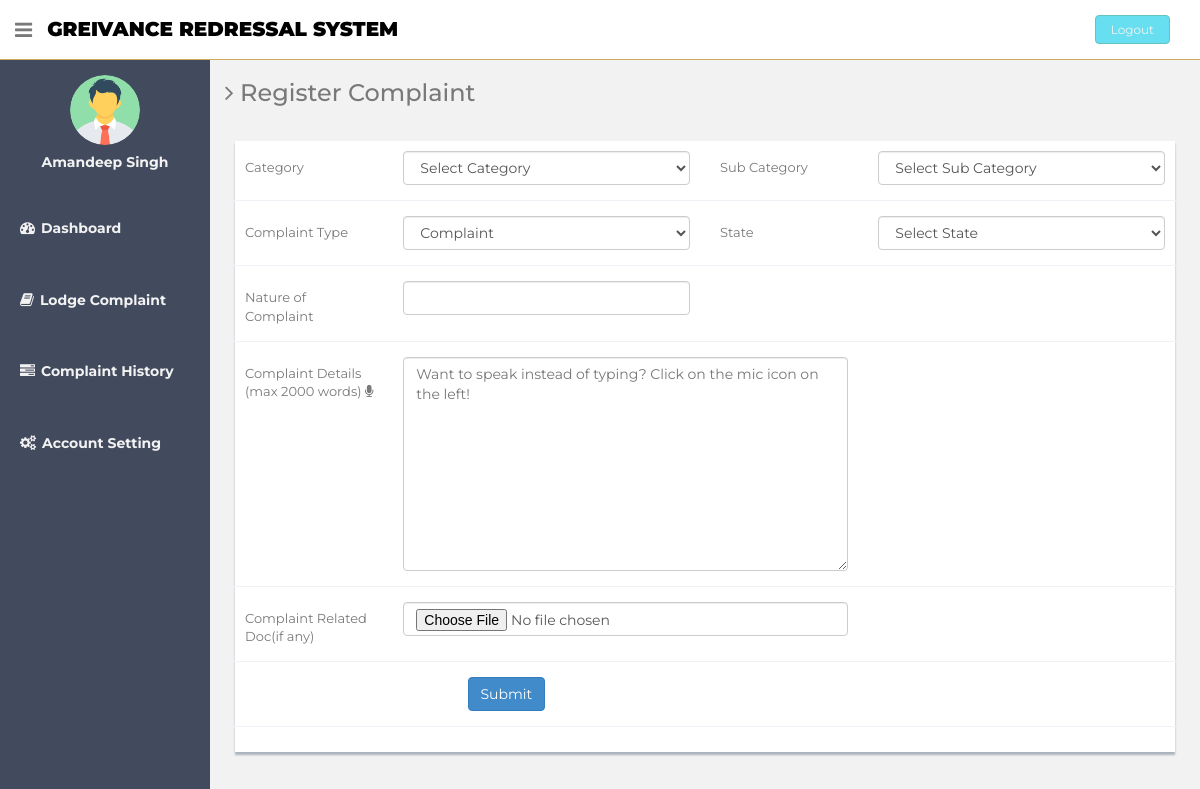
/users/register-complaint.php (signed in), run on the app's committed database.
### tables this page shows
CREATE TABLE `users` (
  `id` int(11) NOT NULL,
  `fullName` varchar(255) DEFAULT NULL,
  `userEmail` varchar(255) DEFAULT NULL,
  `password` varchar(255) DEFAULT NULL,
  `contactNo` bigint(11) DEFAULT NULL,
  `address` tinytext,
  `State` varchar(255) DEFAULT NULL,
  `country` varchar(255) DEFAULT NULL,
  `pincode` int(6) DEFAULT NULL,
  `userImage` varchar(255) DEFAULT NULL,
  `regDate` timestamp NOT NULL DEFAULT CURRENT_TIMESTAMP,
  `updationDate` timestamp NULL DEFAULT '0000-00-00 00:00:00' ON UPDATE CURRENT_TIMESTAMP,
  `status` int(1) DEFAULT NULL
);

### users/register-complaint.php (the view, shortened to what this page needs)
<?php
include('includes/config.php');
if(strlen($_SESSION['login'])==0)
  {
header('location:index.php');
}
else{
?>
<!DOCTYPE html>
<html lang="en">
  <head>
    <link href="assets/css/bootstrap.css" rel="stylesheet">
    <link href="assets/font-awesome/css/font-awesome.css" rel="stylesheet" />
    <link rel="stylesheet" href= "https://cdnjs.cloudflare.com/ajax/libs/font-awesome/4.7.0/css/font-awesome.min.css">
    <link rel="stylesheet" type="text/css" href="assets/js/bootstrap-datepicker/css/datepicker.css" />
    <link rel="stylesheet" type="text/css" href="assets/js/bootstrap-daterangepicker/daterangepicker.css" />
    <link href="assets/css/style.css" rel="stylesheet">
    <link href="assets/css/style-responsive.css" rel="stylesheet">
  </head>
  <body>
  <section id="container" >
     <?php include("includes/header.php");?>
      <?php include("includes/sidebar.php");?>
      <section id="main-content">
          <section class="wrapper">
          	<h3><i class="fa fa-angle-right"></i> Register Complaint</h3>
          	<div class="row mt">
          		<div class="col-lg-12">
                  <div class="form-panel">
                      <form class="form-horizontal style-form" method="post" name="complaint" enctype="multipart/form-data" >
<div class="form-group">
<label class="col-sm-2 col-sm-2 control-label">Category</label>
<div class="col-sm-4">
<select name="category" id="category" class="form-control" onChange="getCat(this.value);" required="">
<option value="">Select Category</option>
</select>
 </div>
<label class="col-sm-2 col-sm-2 control-label">Sub Category </label>
 <div class="col-sm-4">
<select name="subcategory" id="subcategory" class="form-control" >
<option value="">Select Sub Category</option>
</select>
</div>
 </div>
<div class="form-group">
<label class="col-sm-2 col-sm-2 control-label">Complaint Type</label>
<div class="col-sm-4">
<select name="complaintype" class="form-control" required="">
                <option value=" Complaint"> Complaint</option>
                </select>
</div>
<label class="col-sm-2 col-sm-2 control-label">State</label>
<div class="col-sm-4">
<select name="state" required="required" class="form-control">
<option value="">Select State</option>
</select>
</div>
</div>
<div class="form-group">
<label class="col-sm-2 col-sm-2 control-label">Nature of Complaint</label>
<div class="col-sm-4  input-icons">
<input type="text" name="noc" required="required" class="form-control" id="speechToText" >
</div>
</div>
<div class="form-group">
<label class="col-sm-2 col-sm-2 control-label">Complaint Details (max 2000 words) <i onclick="record()" class="fa fa-microphone"></i></label>
<div class="col-sm-6">
<textarea  name="complaindetails" required="required" cols="10" rows="10" class="form-control" maxlength="2000" id="speechToText" placeholder="Want to speak instead of typing? Click on the mic icon on the left!"></textarea>
</div>
</div>
<div class="form-group">
<label class="col-sm-2 col-sm-2 control-label">Complaint Related Doc(if any) </label>
<div class="col-sm-6">
<input type="file" name="compfile" class="form-control" value="">
</div>
</div>
                          <div class="form-group">
                           <div class="col-sm-10" style="padding-left:25% ">
<button type="submit" name="submit" class="btn btn-primary">Submit</button>
</div>
</div>
                          </form>
                          </div>
                          </div>
                          </div>
		</section>
      </section>
  </section>
  </body>
</html>
<?php } ?>

### users/includes/sidebar.php (shortened to what this page needs)
<aside>
          <div id="sidebar"  class="nav-collapse ">
              <ul class="sidebar-menu" id="nav-accordion">
                              <?php $query=mysqli_query($con,"select fullName,userImage from users where userEmail='".$_SESSION['login']."'");
 while($row=mysqli_fetch_array($query))
 {
 ?>
                  <p class="centered"><a href="profile.php">
<?php $userphoto=$row['userImage'];
if($userphoto==""):
?>
<img src="userimages/noimage.png"  class="img-circle" width="70" height="70" >
<?php else:?>
  <img src="userimages/<?php echo htmlentities($userphoto);?>" class="img-circle" width="70" height="70">
<?php endif;?>
</a>
</p>
                  <h5 class="centered"><?php echo htmlentities($row['fullName']);?></h5>
                  <?php } ?>
                  <li class="mt">
                      <a href="dashboard.php">
                          <h5><i class="fa fa-dashboard"></i>Dashboard</h5>
                      </a>
                  </li>
                  <li class="sub-menu" style="margin-top:2px;">
                      <a href="register-complaint.php" >
                          <h5><i class="fa fa-book"></i>Lodge Complaint</h5>
                      </a>
                    </li>
                  <li class="sub-menu" style="margin-top:10 px">
                      <a href="complaint-history.php" >
                          <h5><i class="fa fa-tasks"></i>Complaint History</h5>
                      </a>
                  </li>
                  <li class="sub-menu">
                      <a href="javascript:;" >
                          <h5><i class="fa fa-cogs"></i>Account Setting</h5>
                      </a>
                  </li>
              </ul>
          </div>
      </aside>

### users/assets/css/style.css (style rules this page uses)
body { color: #797979; background: #f2f2f2; font-family: 'Ruda', sans-serif; padding: 0px !important; margin: 0px !important; font-size:13px; }
ul li { list-style: none; }
a, a:hover, a:focus { text-decoration: none; outline: none; }
#container { width: 100%; height: 100%; }
.centered { text-align: center; }
.mt { margin-top: 25px; }
#sidebar { width: 210px; height: 100%; position: fixed; background: #424a5d; }
#sidebar h5 { color: #f2f2f2; font-weight: 700; }
#sidebar ul li { position: relative; }
ul.sidebar-menu , ul.sidebar-menu li ul.sub { margin: -2px 0 0; padding: 0; }
ul.sidebar-menu { margin-top: 75px; }
ul.sidebar-menu li { margin-bottom: 5px; margin-left:10px; margin-right:10px; }
ul.sidebar-menu li.sub-menu { line-height: 15px; }
ul.sidebar-menu li a { color: #aeb2b7; text-decoration: none; display: block; padding: 15px 0 15px 10px; font-size: 12px; outline: none; -webkit-transition: all 0.3s ease; -moz-transition: all 0.3s ease; -o-transition: all 0.3s ease; -ms-transition: all 0.3s ease; transition: all 0.3s ease; }
ul.sidebar-menu li a i { font-size: 15px; padding-right: 6px; }
#main-content { margin-left: 210px; }
.wrapper { display: inline-block; margin-top: 60px; padding-left: 15px; padding-right: 15px; padding-bottom: 15px; padding-top: 0px; width: 100%; }
.form-panel { background: #ffffff; margin: 10px; padding: 10px; box-shadow: 0px 3px 2px #aab2bd; text-align: left; }
label { font-weight: 400; }
.form-horizontal.style-form .form-group { border-bottom: 1px solid #eff2f7; padding-bottom: 15px; margin-bottom: 15px; }
@media (min-width: 768px) { .form-horizontal .control-label { text-align: left; } }

### users/register-complaint.php (style rules this page uses)
body { font-family: 'Grandstander', cursive; font-family: 'Montserrat', sans-serif; }

### data on the page
users: userImage (picture), fullName "Amandeep Singh"
